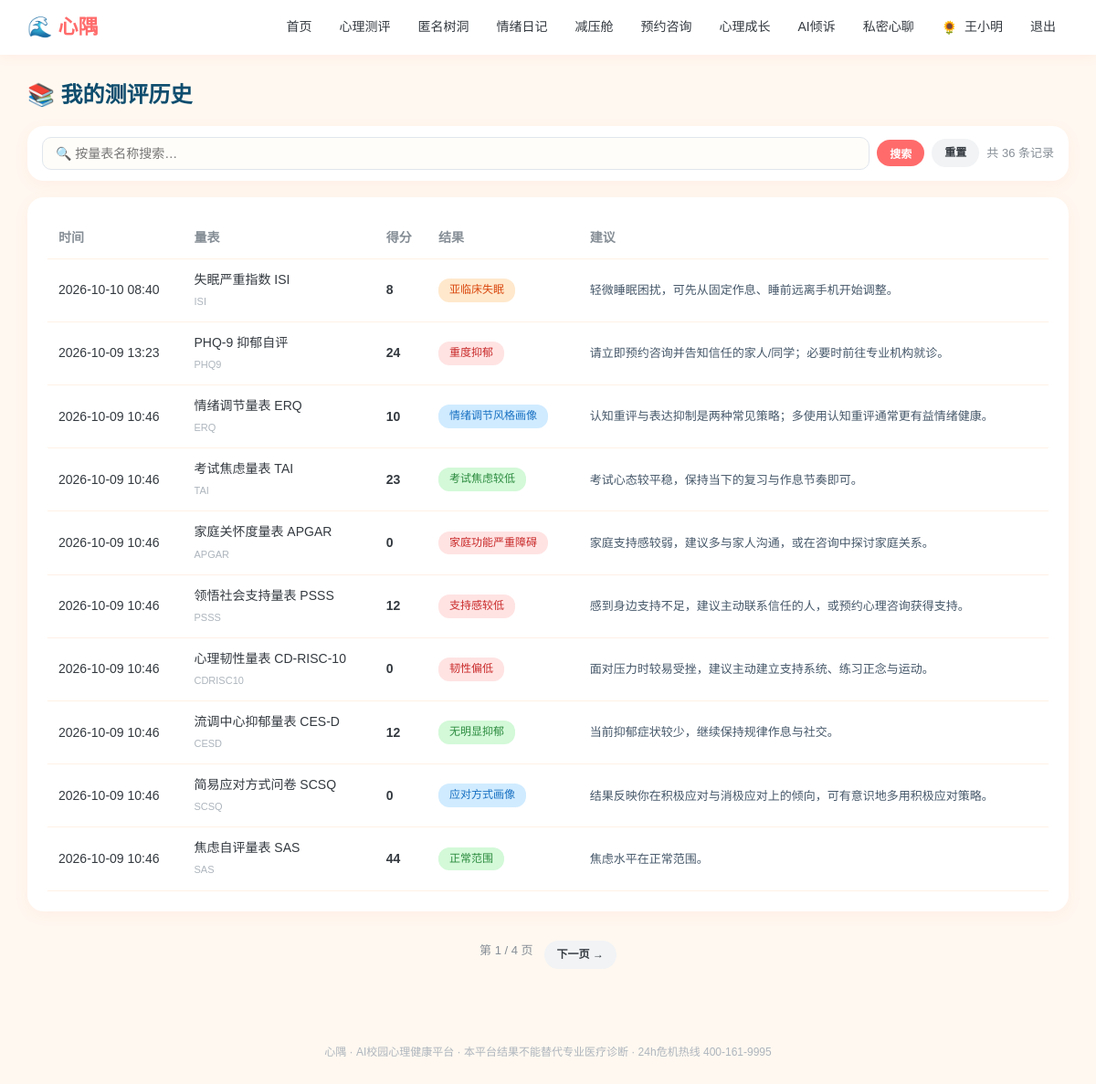
/history (signed in), run on an earlier commit of the app's database.
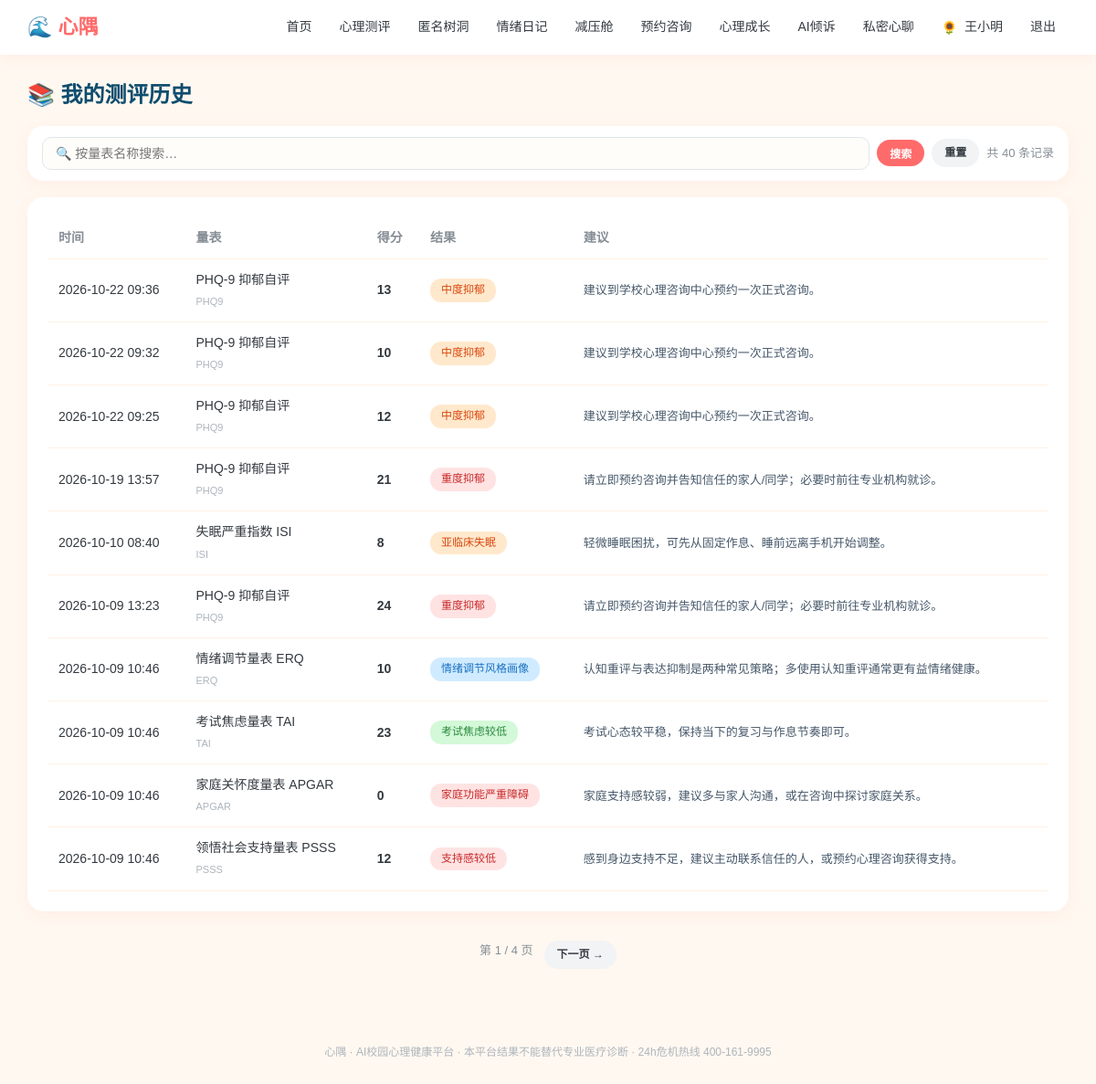
And on a later commit of the database.
### models.py (models this page shows)
class Assessment(db.Model):
    __tablename__ = "assessments"
    id = db.Column(db.Integer, primary_key=True)
    user_id = db.Column(db.Integer, db.ForeignKey("users.id"))
    scale_code = db.Column(db.String(32))
    answers = db.Column(db.Text)
    score = db.Column(db.Integer, default=0)
    level = db.Column(db.String(32), default="")
    advice = db.Column(db.Text, default="")
    created_at = db.Column(db.DateTime, default=datetime.now)

### app.py (the view)
@app.route("/history")
@login_required()
def history(u):
    q = (request.args.get("q") or "").strip()
    page = request.args.get("page", 1, type=int)
    per = 10
    query = Assessment.query.filter_by(user_id=u.id)
    if q:
        codes = [c for c, sc in engine.SCALES.items() if q in sc["name"] or q in c]
        query = query.filter(Assessment.scale_code.in_(codes) if codes else Assessment.id == -1)
    total = query.count()
    pages = max(1, (total + per - 1) // per)
    page = min(max(1, page), pages)
    rows = query.order_by(Assessment.created_at.desc()).offset((page - 1) * per).limit(per).all()
    names = {code: sc["name"] for code, sc in engine.SCALES.items()}
    risks = {r.id: engine.scale_risk_index(r.scale_code, r.score) for r in rows}
    return render_template("history.html", u=u, rows=rows, names=names, risks=risks,q=q, page=page, pages=pages, total=total)

### app.py (called while the page is built)
def login_required(role=None):
    def decor(f):
        @wraps(f)
        def wrapper(*args,**kwargs):
            uid = session.get("uid")
            if not uid:
                return redirect(url_for("login", next=request.path))
            u = db.session.get(User, uid)
            if not u:
                session.clear()
                return redirect(url_for("login"))
            if not u.profile_completed and request.endpoint not in (
                    "profile", "logout", "static", "avatar_upload"):
                flash("首次登录请先完善你的基本信息", "warn")
                return redirect(url_for("profile"))
            if role and u.role != role:
                flash("该页面需要相应权限", "warn")
                return redirect(url_for("index"))
            return f(u, *args, **kwargs)
        return wrapper
    return decor

### templates/history.html (shortened to what this page needs)
{% extends "base.html" %}
{% block body %}
<h2 style="color:#0e4d6e;margin-bottom:14px">📚 我的测评历史</h2>
<div class="card" style="padding:12px 16px">
  <form method="get" style="display:flex;gap:8px;align-items:center;flex-wrap:wrap">
    <input type="text" name="q" value="{{ q }}" placeholder="🔍 按量表名称搜索…" style="flex:1;min-width:200px;padding:9px 14px;border:1px solid #e0e6ed;border-radius:10px;font-size:14px">
    <button class="btn btn-sm">搜索</button>
    <a class="btn btn-sm btn-ghost" href="{{ url_for('history') }}">重置</a>
    <span style="font-size:13px;color:#868e96;margin-left:auto">共 {{ total }} 条记录</span>
  </form>
</div>
<div class="card">
{% if rows %}
<table class="tbl">
  <tr><th>时间</th><th>量表</th><th>得分</th><th>结果</th><th>建议</th></tr>
  {% for r in rows %}
  <tr>
    <td>{{ r.created_at.strftime('%Y-%m-%d %H:%M') }}</td>
    <td>{{ names.get(r.scale_code, r.scale_code) }}<br><span style="font-size:11px;color:#adb5bd">{{ r.scale_code|upper }}</span></td>
    <td><b>{{ r.score }}</b></td>
    <td>
      {% set rk=risks.get(r.id) %}
      {% if rk is none %}<span class="tag tag-blue">{{ r.level }}</span>
      {% elif rk>=60 %}<span class="tag tag-red">{{ r.level }}</span>
      {% elif rk>=35 %}<span class="tag tag-orange">{{ r.level }}</span>
      {% else %}<span class="tag tag-green">{{ r.level }}</span>{% endif %}
    </td>
    <td style="font-size:13px;color:#46586a">{{ r.advice }}</td>
  </tr>
  {% endfor %}
</table>
{% else %}
  <p style="color:#8a99a8">还没有测评记录。<a href="{{ url_for('assessments') }}">去做第一次测评 →</a></p>
{% endif %}
</div>
{% if pages>1 %}
<div style="display:flex;gap:12px;justify-content:center;padding:14px 0">
  <span style="font-size:13px;color:#868e96">第 {{ page }} / {{ pages }} 页</span>
  {% if page<pages %}<a class="btn btn-sm btn-ghost" href="{{ url_for('history', q=q, page=page+1) }}">下一页 →</a>{% endif %}
</div>
{% endif %}
{% endblock %}

What changed in the data, as far as the page shows it:
no longer on this page (row unchanged): Assessment: created_at "2026-10-09 10:46", get "心理韧性量表 CD-RISC-10", scale_code "CDRISC10", score "0", level "韧性偏低", advice "面对压力时较易受挫，建议主动建立支持系统、练习正念与运动。"
no longer on this page (row unchanged): Assessment: created_at "2026-10-09 10:46", get "流调中心抑郁量表 CES-D", scale_code "CESD", score "12", level "无明显抑郁", advice "当前抑郁症状较少，继续保持规律作息与社交。"
no longer on this page (row unchanged): Assessment: created_at "2026-10-09 10:46", get "简易应对方式问卷 SCSQ", scale_code "SCSQ", score "0", level "应对方式画像", advice "结果反映你在积极应对与消极应对上的倾向，可有意识地多用积极应对策略。"
no longer on this page (row unchanged): Assessment: created_at "2026-10-09 10:46", get "焦虑自评量表 SAS", scale_code "SAS", score "44", level "正常范围", advice "焦虑水平在正常范围。"
added Assessment: created_at "2026-10-22 09:36", get "PHQ-9 抑郁自评", scale_code "PHQ9", score "13", level "中度抑郁", advice "建议到学校心理咨询中心预约一次正式咨询。"
added Assessment: created_at "2026-10-22 09:32", get "PHQ-9 抑郁自评", scale_code "PHQ9", score "10", level "中度抑郁", advice "建议到学校心理咨询中心预约一次正式咨询。"
added Assessment: created_at "2026-10-22 09:25", get "PHQ-9 抑郁自评", scale_code "PHQ9", score "12", level "中度抑郁", advice "建议到学校心理咨询中心预约一次正式咨询。"
added Assessment: created_at "2026-10-19 13:57", get "PHQ-9 抑郁自评", scale_code "PHQ9", score "21", level "重度抑郁", advice "请立即预约咨询并告知信任的家人/同学；必要时前往专业机构就诊。"
Also different on the page:
{{ total }}: "36" → "40"
